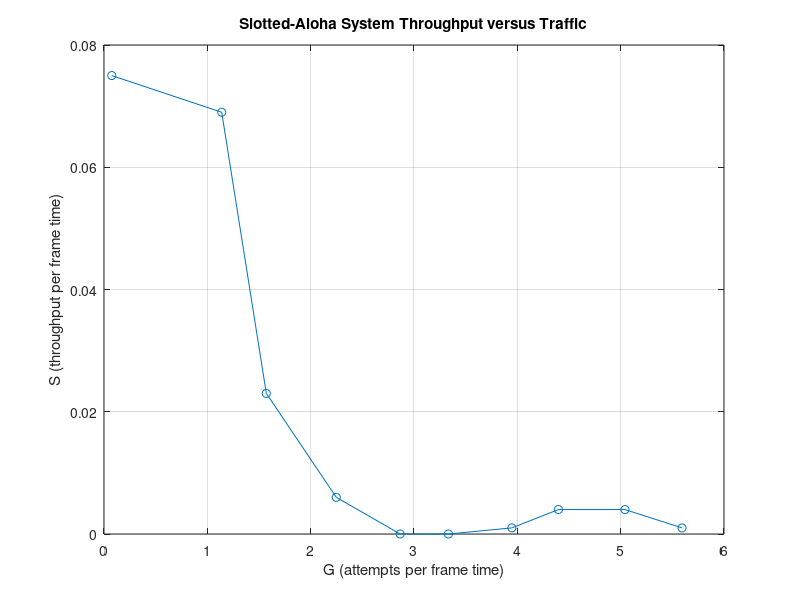
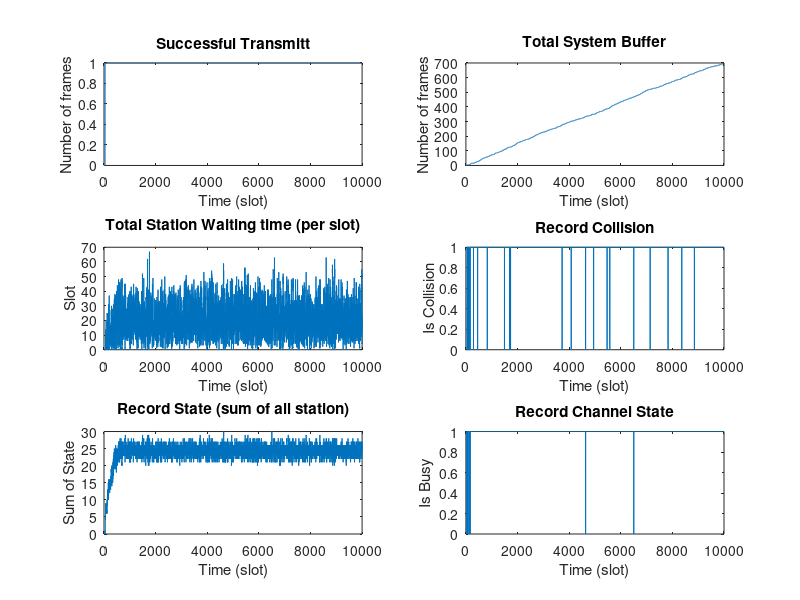

Write MATLAB code to recreate these figures, in order.
clc;clear all;close all;

%% Slotted-Aloha Simulation
% Author: An-Che Teng
% Time: 2015/10/21

% N: Number of stations
% L: Fixed fram size
% TOTAL_SLOT_NUMBER: Total slots we used (Simulation Time)
% Random Backoff: [0, RANDOM_WAITING_TIME-1]
% SAMPLE_POINTS_NUM: Number of sample points of q
% G: Attempts per frame time
% Suc: Throughput per frame time


L=10;
TOTAL_SLOT_NUMBER= 10000;
RANDOM_WAITING_TIME = 16;
SAMPLE_POINTS_NUM = 10;
N_list = 1:SAMPLE_POINTS_NUM;
G = zeros(SAMPLE_POINTS_NUM,1);
Suc = zeros(SAMPLE_POINTS_NUM,1);


% You need to try a small value q here and then increase it gradually
% q = linspace(0.0008, 0.0008, SAMPLE_POINTS_NUM);
q = 0.007;
% Ave_Iteration: Average for experiment
Ave_Iteration = 1;


%% Simulation Main
for iteration = 1:SAMPLE_POINTS_NUM
  for repeat = 1:Ave_Iteration
    N = N_list(iteration);
      
    % System log
    record_buffer = zeros(N, TOTAL_SLOT_NUMBER);
    record_state = zeros(N, TOTAL_SLOT_NUMBER);
    record_block = zeros(N,TOTAL_SLOT_NUMBER);
    record_wait = zeros(N,TOTAL_SLOT_NUMBER);
    record_suc = zeros(1,TOTAL_SLOT_NUMBER);
    record_channel = zeros(1,TOTAL_SLOT_NUMBER);
    record_collision = zeros(1, TOTAL_SLOT_NUMBER);

    success = 0;
    attempts = 0;
    generated = 0;

    %% System Parameter

    % An array to store for the number of remaining frames in a station j (j=1 to N);
    buffered_number =zeros(N,1);

    % An array to store for the number of remaining slots a sending station j (j=1 to N) has to transmitt until the end of its transmission;
    blocked_time=zeros(N,1);

    % An array to store for the number of remaining slots a sending station j (j=1 to N) has to wait until the wait is over;
    wait_time=zeros(N,1) ;

    % An array to store the state of station j (j=1 to N)  0 : idle (no data), 1: transmission, 2: collision, 3: wait
    state = zeros(N,1);

    %% Time Driven Simulation
    t=0;
    channel_occupied = 0;
    while (t<TOTAL_SLOT_NUMBER)
        t = t + 1;
        % ==========================Logging System State by time==========================
        record_channel(1,t) = channel_occupied;
        % ==========================Logging System State by time==========================

    % new data frame arrival for each station
        for id=1:1:N
          % Bernoulli Arrival for every time slot
          is_arrival = rand;
          if is_arrival < q
            buffered_number(id) = buffered_number(id) + 1;
            generated = generated + 1;
          end
          %% Poisson Arrival for every time slot
          % is_arrival = rand;
          % while is_arrival>=exp(-1*q(iteration))
          %   % record the number of data frames in the queue
          %   buffered_number(id) = buffered_number(id) + 1;
          %   generated = generated + 1;
          %   is_arrival = rand*is_arrival;
          % end
        end

    % Below is how you implement the protocol using the state variables "blocked_time", "wait_time" and "state"
        % Renew the station state
        for id=1:1:N
          % transmit a frame based on the protocol and update state variables
          switch(state(id))
            % ------------------Case 0: the station is idle------------------
            case 0
              if blocked_time(id) == L
                state(id) = 1;
                blocked_time(id) = blocked_time(id) - 1;
                attempts = attempts + 1;
              elseif buffered_number(id)>0
              % A new frame is comming, prepare it (set to L) and transmitt it on next frame
                blocked_time(id) = L;
              end
            % ------------------Case 1: the station is transmitting------------------
            case 1
              if blocked_time(id) > 0
                blocked_time(id) = blocked_time(id) - 1;
              elseif blocked_time(id) == 0
                buffered_number(id) = buffered_number(id) - 1;
                success = success + 1;
                % change to state-0 or transmitt next frame
                if buffered_number(id) == 0
                  state(id) = 0;
                else
                  blocked_time(id) = L-1;
                  attempts = attempts + 1;
                end
              end
            % ------------------Case 2: frames are colliding------------------
            case 2
              if blocked_time(id) > 0
                blocked_time(id) = blocked_time(id) - 1;
              elseif blocked_time(id) == 0
                wait_time(id) = (unidrnd(RANDOM_WAITING_TIME)-2);
                state(id) = 3;
                % wait_time = 0. Retransmitt frame immediately, jump to state-1
                if wait_time(id) == -1
                  state(id) = 1;
                  blocked_time(id) = L-1;
                  wait_time(id) = 0;
                  attempts = attempts + 1;
                end
              end
            % ------------------Case 3: the station is waiting for a random time------------------
            case 3
              if wait_time(id) > 0
                wait_time(id) = wait_time(id) - 1;
              elseif wait_time(id) == 0
                state(id) = 1;
                blocked_time(id) = L-1;
                attempts = attempts + 1;
              end
          end
        end

    % Check for collision
        channel_occupied = 0;
        for id=1:1:N
          if((state(id)==1 || state(id)==2) && channel_occupied ==0)
            channel_occupied = 1;
          elseif ((state(id)==1 || state(id)==2) && channel_occupied ==1)
            % ==========================Logging System State by time==========================
            record_collision(1,t)=1;
            % ==========================Logging System State by time==========================
            % Handle for collision, change the state of colliding station from 1 to 2
            for id=1:1:N
              if(state(id)==1)
                state(id)=2;
              end
            end
            %--------------------------Handle for collision--------------------------
            break;
          end
        end

    % ==========================Logging System State by time==========================
        for id=1:1:N
            record_state(id,t) = state(id);
            record_block(id,t)=blocked_time(id);
            record_wait(id,t) = wait_time(id);
            record_buffer(id,t)=buffered_number(id);
        end
        record_suc(1,t)=success;
    % ==========================Logging System State by time==========================

    end

    % Cumulate every "repeat" result
    G(iteration) = G(iteration) + attempts / (TOTAL_SLOT_NUMBER/L);
    Suc(iteration) = Suc(iteration) + success / (TOTAL_SLOT_NUMBER/L);

  end

  % Averaging the cumulation
  G(iteration) = G(iteration) / Ave_Iteration;
  Suc(iteration) = Suc(iteration) / Ave_Iteration;

  % Display the simulation progress
  disp(['Simulation Progress: '  num2str(100/SAMPLE_POINTS_NUM*iteration)  '%'])

end

disp(['================================================================'])
disp(['Simulation Complete.'])

%% plot the throughput
plot(G,Suc,'-o');
title('Slotted-Aloha System Throughput versus Traffic');
xlabel('G (attempts per frame time)');
ylabel('S (throughput per frame time)');
grid on

% N_arrival = generated / (TOTAL_SLOT_NUMBER/L )
G
Suc

%% Plot the System State, including Total-System-Buffer, Channel-Usage, Collision, ...etc.
figure

subplot(3,2,1)
plot(record_suc)
title('Successful Transmitt');
xlabel('Time (slot)');
ylabel('Number of frames');

subplot(3,2,2)
plot(sum(record_buffer))
title('Total System Buffer');
xlabel('Time (slot)');
ylabel('Number of frames');

subplot(3,2,3)
plot(sum(record_wait))
title('Total Station Waiting time (per slot)');
xlabel('Time (slot)');
ylabel('Slot');

subplot(3,2,4)
plot(record_collision)
title('Record Collision');
xlabel('Time (slot)');
ylabel('Is Collision');

subplot(3,2,5)
plot(sum(record_state))
title('Record State (sum of all station)');
xlabel('Time (slot)');
ylabel('Sum of State');

subplot(3,2,6)
plot(record_channel)
title('Record Channel State');
xlabel('Time (slot)');
ylabel('Is Busy');

% System Snapshot, checking for system state at specific time
checking_point = 1;
disp('============================System Snapshot============================');
disp('record_buffer');
record_buffer(:, checking_point:checking_point+35)
disp('record_block');
record_block(:, checking_point:checking_point+35)
disp('record_wait');
record_wait(:, checking_point:checking_point+35)
disp('record_state');
record_state(:, checking_point:checking_point+35)
disp('record_suc');
record_suc(:, checking_point:checking_point+35)
disp('record_channel');
record_channel(:, checking_point:checking_point+35)
disp('record_collision');
record_collision(:, checking_point:checking_point+35)
